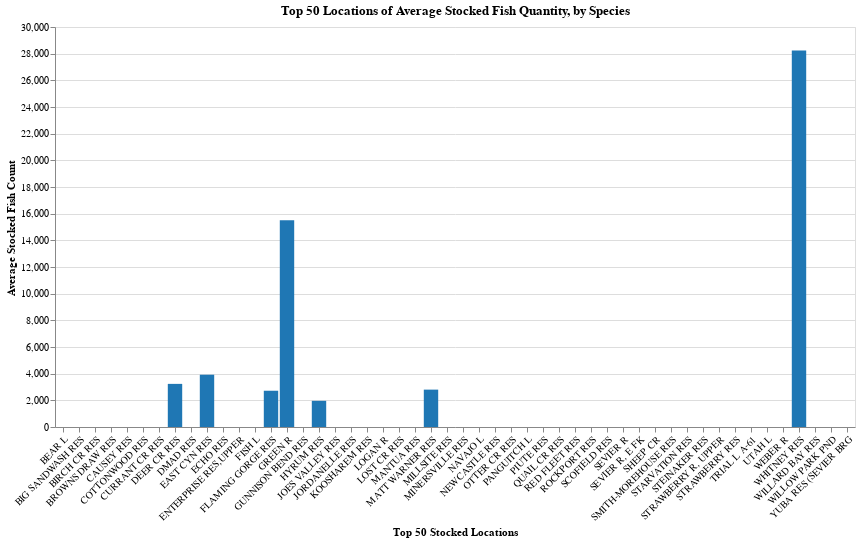

Notebook code cell kept with this figure:
### Markdown cell above
### Vis: Interactive Bar and Dropdown to Find Location of Fish Species

### Code cell
# Average quantity of fish stocked per location
average_quantity_by_water = (
    fish_stock_data.groupby(['Water Name'])['Quantity'].mean().reset_index()
)
average_quantity_by_water.rename(columns={'Quantity': 'Avg_Quantity'}, inplace=True)

# Top 50 water locations
top_50_water_names = (
    fish_stock_data.groupby(['Water Name'])['Quantity'].sum()
    .nlargest(50)
    .index
)

# Filter the data to include the top 50 water names
filtered_data = fish_stock_data[
    fish_stock_data['Water Name'].isin(top_50_water_names)
]

# Default to the first species
default_species = sorted(fish_stock_data['Species'].unique())[0]

# Dropdown selection
species_dropdown = alt.binding_select(
    name='Select a Species: ',
    options=sorted(fish_stock_data['Species'].unique()),
)
species_selection = alt.selection_point(fields=['Species'], bind=species_dropdown, value=default_species)

chart_data = filtered_data.groupby(['Water Name', 'Species'])['Quantity'].mean().reset_index()
chart_data.rename(columns={'Quantity': 'Avg_Quantity'}, inplace=True)

# Bar Chart
bar_chart = alt.Chart(chart_data).mark_bar().encode(
    x=alt.X(
        'Water Name:N', 
        sort=None, 
        axis=alt.Axis(labelAngle=-45), 
        title='Top 50 Stocked Locations',
        scale=alt.Scale(domain=filtered_data['Water Name'].unique(), paddingInner=0.1)
    ),
    y=alt.Y('Avg_Quantity:Q', title='Average Stocked Fish Count'),
    color=alt.condition(
        species_selection,
        alt.Color('Species:N', legend=None, scale=alt.Scale(scheme='category20')),
        alt.value('lightgray')
    ),
    tooltip=['Water Name', 'Species', 'Avg_Quantity']
).transform_filter(
    species_selection
).properties(
    width=800,
    height=400,
    title='Top 50 Locations of Average Stocked Fish Quantity, by Species'
).add_params(
    species_selection
)
bar_chart

### Figure 1 — Vega-Lite specification as saved in the notebook (floating-point values rounded to 4 significant figures; data arrays with more than 128 entries replaced by an {"elided": "..."} marker saying what was removed)
{"config": {"view": {"continuousWidth": 300, "continuousHeight": 300}}, "data": {"name": "data-2252ecae91eee27b6c4e5048cc64745e"}, "mark": {"type": "bar"}, "encoding": {"color": {"condition": {"param": "param_16", "field": "Species", "legend": null, "scale": {"scheme": "category20"}, "type": "nominal"}, "value": "lightgray"}, "tooltip": [{"field": "Water Name", "type": "nominal"}, {"field": "Species", "type": "nominal"}, {"field": "Avg_Quantity", "type": "quantitative"}], "x": {"axis": {"labelAngle": -45}, "field": "Water Name", "scale": {"domain": ["BEAR L", "BIG SANDWASH RES", "BIRCH CR RES", "BROWNS DRAW RES", "CAUSEY RES", "COTTONWOOD RES", "CURRANT CR RES", "DEER CR RES", "DMAD RES", "EAST CYN RES", "ECHO RES", "ENTERPRISE RES,UPPER", "FISH L", "FLAMING GORGE RES", "GREEN R", "GUNNISON BEND RES", "HYRUM RES", "JOES VALLEY RES", "JORDANELLE RES", "KOOSHAREM RES", "LOGAN R", "LOST CR RES", "MANTUA RES", "MATT WARNER RES", "MILLSITE RES", "MINERSVILLE RES", "NAVAJO L", "NEWCASTLE RES", "OTTER CR RES", "PANGUITCH L", "PIUTE RES", "QUAIL CR RES", "RED FLEET RES", "ROCKPORT RES", "SCOFIELD RES", "SEVIER R", "SEVIER R, E FK", "SHEEP CR", "SMITH-MOREHOUSE RES", "STARVATION RES", "STEINAKER RES", "STRAWBERRY R, UPPER", "STRAWBERRY RES", "TRIAL L A-61", "UTAH L", "WEBER R", "WHITNEY RES", "WILLARD BAY RES", "WILLOW PARK PND", "YUBA RES (SEVIER BRG"], "paddingInner": 0.1}, "sort": null, "title": "Top 50 Stocked Locations", "type": "nominal"}, "y": {"field": "Avg_Quantity", "title": "Average Stocked Fish Count", "type": "quantitative"}}, "height": 400, "params": [{"name": "param_16", "select": {"type": "point", "fields": ["Species"]}, "bind": {"input": "select", "options": ["ALL TROUT", "BASS LARGEMOUTH", "BASS SMALLMOUTH", "BROOK TROUT", "BROWN TROUT", "BULLHEAD BLACK", "CHANNEL CATFISH", "CHUB", "CRAPPIE BLACK", "CRAPPIE WHITE", "CUTTHROAT", "DACE", "FLANNELMOUTH SUCKER", "GOLDEN TROUT", "GRASS CARP STERILE", "GRAYLING ARCTIC", "KOKANEE", "LAKE TROUT", "MINNOW", "MUSKIE TIGER", "PERCH YELLOW", "RAINBOW", "RAINBOW ALBINO", "SCULPIN", "SPLAKE", "SUCKER", "SUCKER GREEN", "SUNFISH BLUEGILL", "TIGER TROUT", "WALLEYE", "WHITEFISH", "WIPER", "WOUNDFIN MINNOW"], "name": "Select a Species: "}, "value": "ALL TROUT"}], "title": "Top 50 Locations of Average Stocked Fish Quantity, by Species", "transform": [{"filter": {"param": "param_16"}}], "width": 800, "$schema": "https://vega.github.io/schema/vega-lite/v5.8.0.json", "datasets": {"data-2252ecae91eee27b6c4e5048cc64745e": {"elided": "272 records"}}}
